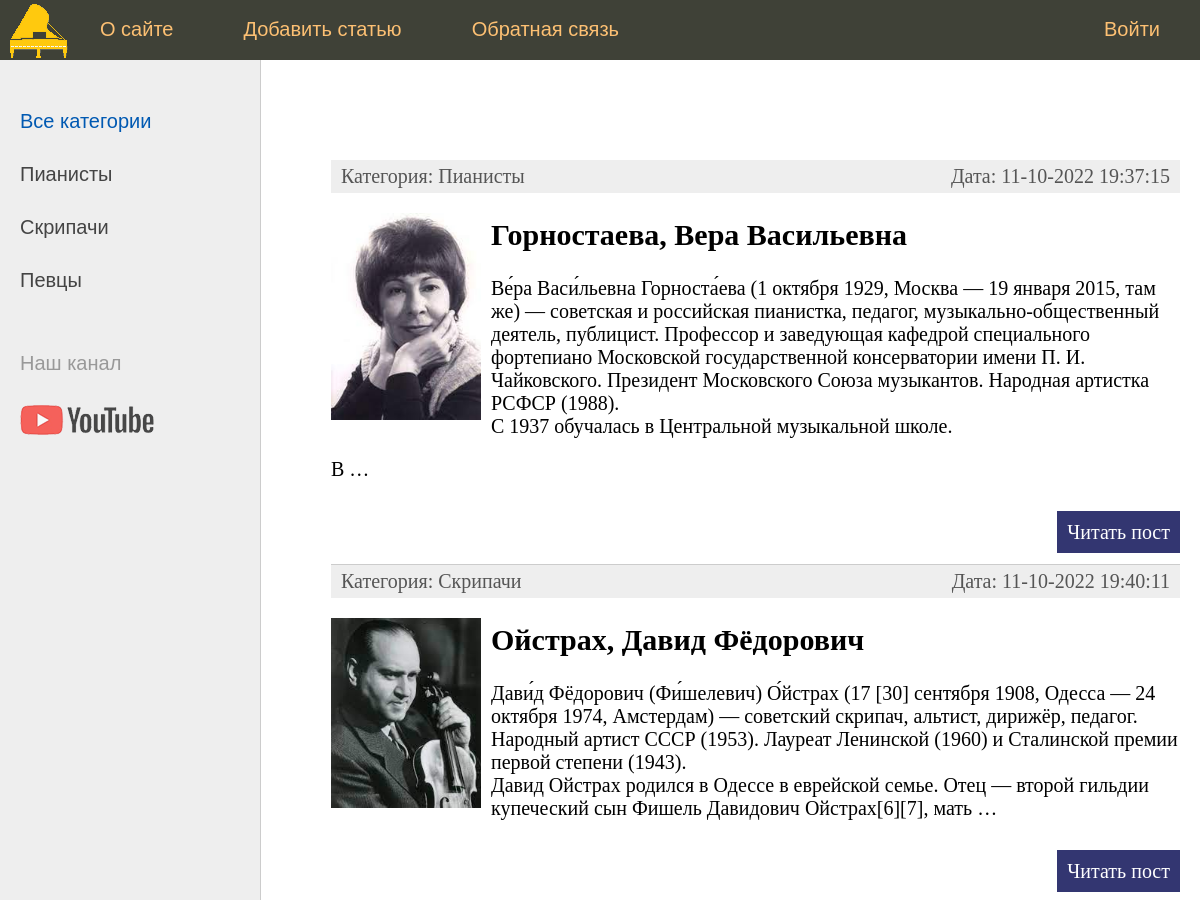
Before: / (upper part) with the older database file.
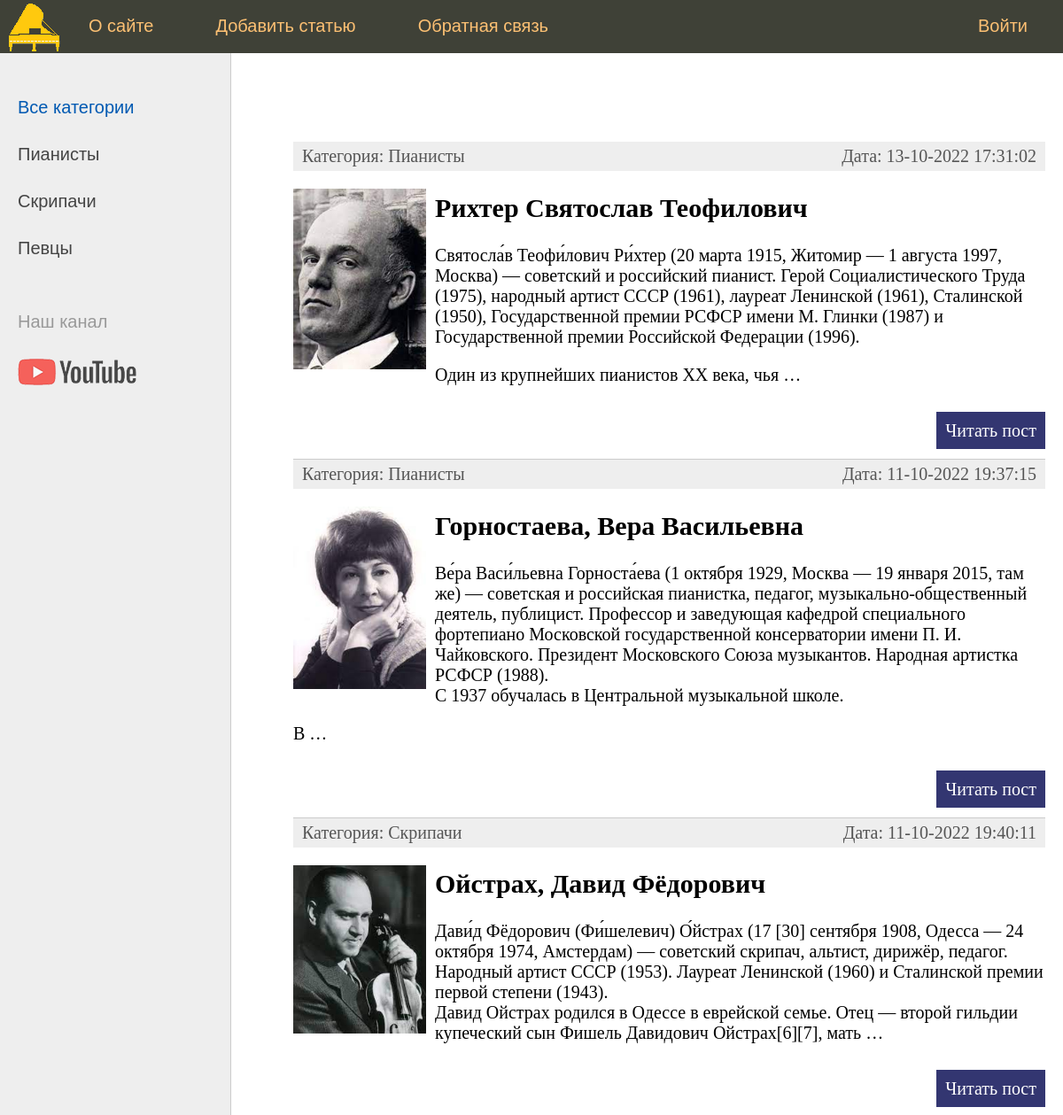
After: the same page with the newer database file.
### musicians/models.py (models this page shows, shortened)
class Category(models.Model):
    name = models.CharField(max_length=100, db_index=True, verbose_name="Категория")
    slug = models.SlugField(max_length=255, unique=True, db_index=True, verbose_name="URL")
    def __str__(self):
        return self.name
    def get_absolute_url(self):
        return reverse('category', kwargs={'cat_slug': self.slug})
    class Meta:
        verbose_name = 'Категория'
        verbose_name_plural = 'Категории'
        ordering = ['id']

class Musicians(models.Model):
    id = models.AutoField(primary_key=True)
    title = models.CharField(max_length=255, verbose_name = "Заголовок")
    slug = models.SlugField(max_length=255, unique=True, db_index=True, verbose_name="URL")
    content = models.TextField(blank=True, verbose_name = "Текст статьи")
    photo = models.ImageField(upload_to="photos/%Y/%m/%d/", verbose_name = "Фотографии")
    time_create = models.DateTimeField(auto_now_add=True, verbose_name = "Время создания")
    time_update = models.DateTimeField(auto_now=True, verbose_name = "Время обновления")
    is_published = models.BooleanField(default=True, verbose_name = "Публикация")
    cat = models.ForeignKey('Category', on_delete=models.PROTECT, verbose_name = "Категории")
    def get_absolute_url(self):
        return reverse('post', kwargs={'post_slug': self.slug})
    class Meta:
        verbose_name = 'Известные музыканты'
        verbose_name_plural = 'Известные музыканты'
        ordering = ['time_create', 'title']

### musicians/views.py (the view)
# urls.py: path('', MusiciansHome.as_view(), name='home'),
class MusiciansHome(DataMixin,ListView):
    model = Musicians
    template_name = 'musicians/index.html'
    context_object_name = 'posts'
    def get_context_data(self, *, object_list=None, **kwargs):
        context = super().get_context_data(**kwargs)
        c_def = self.get_user_context(title="Главная страница")
        return dict(list(context.items()) + list(c_def.items()))
    def get_queryset(self):
        return Musicians.objects.filter(is_published=True)

### musicians/utils.py (called while the page is built)
    def get_user_context(self, **kwargs):
        context = kwargs
        cats = Category.objects.all()
        context['menu'] = menu
        context['cats'] = cats
        if 'cat_selected' not in context:
            context['cat_selected'] = 0
        return context

### musicians/templates/musicians/index.html (shortened to what this page needs)
{% extends 'musicians/base.html' %}
{% block content %}
<ul class="list-articles">
	{% for p in posts %}
			<li><div class="article-panel">
         		<p class="first">Категория: {{p.cat}}</p>
        	 	<p class="last">Дата: {{p.time_update|date:"d-m-Y H:i:s"}}</p>
			</div>
{% if p.photo %}
         <p><img class="img-article-left thumb" src="{{p.photo.url}}"></p>
{% endif %}
				<h2>{{p.title}}</h2>
	{% autoescape on %}
	{{p.content|linebreaks|truncatewords:50}}
	{% endautoescape %}
			<p class="link-read-post"><a href="{{ p.get_absolute_url }}">Читать пост</a></p>
			</li>
	{% endfor %}
</ul>
{% endblock %}

### musicians/templates/musicians/base.html (shortened to what this page needs)
{% load static %}
{% load musicians_tags %}
<!DOCTYPE html>
<html>
<head>
	<link type="text/css" href="{% static 'musicians/css/styles.css' %}" rel="stylesheet" />
</head>
<body>
<table class="table-page" border=0 cellpadding="0" cellspacing="0">
<tr><td valign=top>
{% block mainmenu %}
		<div class="header">
			<ul id="mainmenu" class="mainmenu">
			<li class="logo"><a href="{% url 'home' %}"><div class="logo"></div></a></li>
{% for m in menu %}
    {% if not forloop.last %}
				<li><a href="{% url m.url_name %}">{{m.title}}</a></li>
    {% else %}
				<li class="last"><a href="{% url m.url_name %}">{{m.title}}</a></li>
    {% endif %}
{% endfor %}
			</ul>
		</div>
{% endblock mainmenu %}
<table class="table-content" border=0 cellpadding="0" cellspacing="0">
<tr>
<td valign="top" class="left-chapters">
	<ul id="leftchapters">
{% if cat_selected == 0 %}
        <li class="selected">Все категории</li>
{% else %}
        <li><a href="{% url 'home' %}">Все категории</a></li>
{% endif %}
{% for c in cats %}
         {% if c.pk == cat_selected %}
                   <li class="selected">{{c.name}}</li>
         {% else %}
                   <li><a href="{{ c.get_absolute_url }}">{{c.name}}</a></li>
         {% endif %}
{% endfor %}
		<li class="share">
		<p>Наш канал</p>
		<a class="share-yt" href="https://www.youtube.com/channel/UCetgtvy93o3i3CvyGXKFU3g" target="_blank" rel="nofollow"></a>
		</li>
	</ul>
</td>
<td valign="top" class="content">
	<div class="content-text">
{% block content %}
{% endblock %}
	</div>
</td></tr></table>
</td></tr>
</table>
</body>
</html>

### musicians/static/musicians/css/styles.css (style rules this page uses)
html, body { font-family: 'Arial'; margin: 0; padding: 0; height: 100%; width: 100%; color: #444; }
a { color: #0059b2; text-decoration: none; }
img { max-width: 600px; height: auto; }
img.img-article-left { max-width: 300px; height: auto; float: left; padding: 0 10px 10px 0; }
img.img-article-left.thumb { max-width: 150px; height: auto; }
p.link-read-post { text-align: right; }
p.link-read-post a { padding: 10px; min-width: 100px; background: #333671; color: #fff; text-decoration: none; }
div.article-panel { background: #eee; padding: 5px 10px 5px 10px; box-sizing: border-box; overflow: hidden; color: #555; }
div.article-panel p.first { margin: 0; float: left; }
div.article-panel p.last { margin: 0; float: right; }
ul.list-articles { list-style: none; margin: 0; padding: 0; }
ul.list-articles li { border-bottom: 1px solid #ccc; }
.table-page { width: 100%; height: 100%; vertical-align: top; }
.table-page tr { height: 100%; }
.header { background: #3F4137; height: 60px; }
.logo { background: url('../images/logo.png') no-repeat 10px 2px; width: 70px; height: 60px; }
ul.mainmenu { list-style: none; margin: 0; padding: 0; height: 60px; color: #fdc073; font-size: 20px; overflow: hidden; }
ul.mainmenu li { float: left; margin: 18px 40px 0 30px; }
ul.mainmenu li.logo { margin: 0; }
ul.mainmenu li.last { float: right; }
ul.mainmenu li a { color: #fdc073; text-decoration: none; }
.table-content { width: 100%; min-height: 100%; height: 100%; }
.left-chapters { margin: 0; background: #eee; border-right: 1px solid #ccc; min-height: 100%; }
.left-chapters ul { width: 230px; min-height: 100%; margin: 0; padding: 20px 10px 10px 20px; list-style: none; font-size: 20px; }
.left-chapters ul li { margin: 30px 0 0 0; color: #999; }
.left-chapters ul li.selected { color: #0059b2; }
.left-chapters ul li a { color: #444; text-decoration: none; }
.left-chapters ul li.share { margin: 60px 0 0 0; }
.left-chapters ul li.share p { margin: 30px 0 30px 0; }
.left-chapters ul li.share a { display: inline-block; width: 40px; height: 40px; margin: 0 20px 0 0; }
.left-chapters ul li.share a.share-yt { width: 100%; height: 30px; background: url('../images/share_yt.png') no-repeat 0 0 }
.content { padding: 40px 20px 20px 40px; width: 100%; box-sizing: border-box; }
.content-text { margin: 60px 0 0 30px; color: #000; font-size: 20px; font-family: Yandex Sans Display Light; }

Changed rows visible on the page:
now on this page (row edited): Musicians: cat "Пианисты", time_update "13-10-2022 17:31:02", photo (picture), title "Рихтер Святослав Теофилович", content "Святосла́в Теофи́лович Ри́хтер (20 марта 1915, Житомир — 1 августа 1997, Москва) — советский и российский пианист. Герой Социалистического Труда (1975), народный артист СССР (1961), лауреат Ленинской (1961), Сталинской (1950), Государственной премии РСФСР имени М. Глинки (1987) и Государственной премии Российской Федерации (1996). Один из крупнейших пианистов XX века, чья …"
